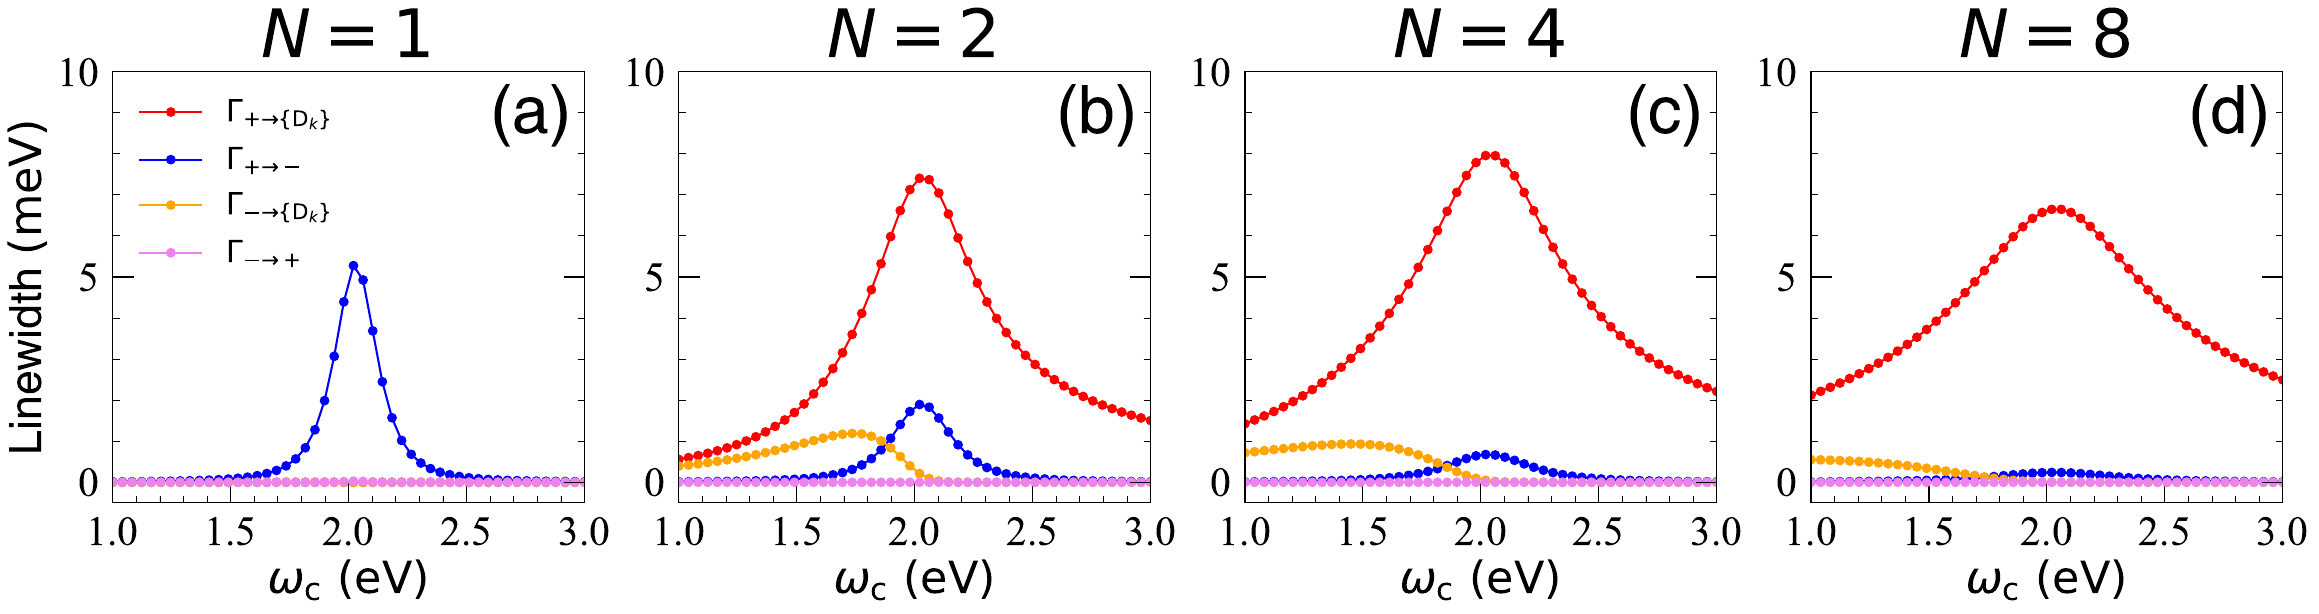

The script that saved this image:
import numpy as np
import matplotlib.pyplot as plt
from matplotlib.pyplot import MultipleLocator, tick_params
fig, ax = plt.subplots()
plt.rcParams['font.family'] = 'DeJavu Serif'
plt.rcParams["font.family"] = "Helvetica"

conv = 27.211397                            # 1 a.u. = 27.211397 eV
fs_to_au = 41.341                           # 1 fs = 41.341 a.u.
cm_to_au = 4.556335e-06                     # 1 cm^-1 = 4.556335e-06 a.u.
au_to_K = 3.1577464e+05                     # 1 au = 3.1577464e+05 K
kcal_to_au = 1.5936e-03                     # 1 kcal/mol = 1.5936e-3 a.u.

def Jomg(w):
    lam = 30 / 1000
    gam = 24.8 / 1000
    return 2 * lam * gam * w / (w**2 + gam**2)

def Bose(w):
    beta = 1052.6 / (27.2114)
    return 1. / (np.exp(beta * w) - 1)

Gammac = 8.83 * 5
Gammac = Gammac / 1000      # convert meV to eV
Gammae = 0.0765
wc = np.linspace(1.0, 3.0, 50)
w0 = 2.0 + 0.03
Delta = wc - w0
gc = 0.0681

# ==============================================================================================
#                                       Global Parameters     
# ==============================================================================================

lw = 3.0
legendsize = 48         # size for legend
font_legend = {'family':'Times New Roman', 'weight': 'roman', 'size': 22}
# axis label size
lsize = 30             
txtsize = 12
# tick length
lmajortick = 15
lminortick = 5
transparency = .4
y1, y2 = - 0.5, 10.0

unitlen = 7
fig = plt.figure(figsize=(4.0 * unitlen, 0.8 * unitlen), dpi = 128)
plt.subplots_adjust(wspace = 0.2)

# ==============================================================================================
#                           Fig s1a 
# ==============================================================================================
plt.subplot(1, 4, 1)

Nmol = 1
Rabi = gc * np.sqrt(Nmol)

# Hopfield coefficients
C_square = 0.5 * (1 + Delta / np.sqrt(Delta**2 + 4 * Rabi**2))
X_square = 0.5 * (1 - Delta / np.sqrt(Delta**2 + 4 * Rabi**2))

# light-matter mixing angle, defined on [0, \pi / 2]
theta = 0.5 * np.arctan(2 * Rabi / Delta)
for i in range(len(theta)):
    if(theta[i] < 0.0):
        theta[i] = (np.pi / 2) - np.abs(theta[i])

deltaE_UP_D = 0.5 * np.sqrt(Delta**2 + 4 * Rabi**2) + 0.5 * Delta
Gamma_UP_D = ((Nmol - 1) / Nmol) * (1 + np.cos(2 * theta)) * Jomg(deltaE_UP_D) * (1 + Bose(deltaE_UP_D))
Gamma_UP_D_Hopfield = (2 * (Nmol - 1) / Nmol) * C_square * Jomg(deltaE_UP_D) * (1 + Bose(deltaE_UP_D))

deltaE_UP_LP = np.sqrt(Delta**2 + 4 * Rabi**2)
Gamma_UP_LP = (1 / (2 * Nmol)) * (np.sin(2 * theta))**2 * Jomg(deltaE_UP_LP) * (1 + Bose(deltaE_UP_LP))
Gamma_UP_LP_Hopfield = (2 / Nmol) * C_square * X_square * Jomg(deltaE_UP_LP) * (1 + Bose(deltaE_UP_LP))

deltaE_LP_D = 0.5 * np.sqrt(Delta**2 + 4 * Rabi**2) + 0.5 * Delta
Gamma_LP_D = ((Nmol - 1) / Nmol) * (1 + np.cos(2 * theta)) * Jomg(deltaE_UP_D) * (Bose(deltaE_UP_D))
Gamma_LP_D_Hopfield = (2 * (Nmol - 1) / Nmol) * C_square * Jomg(deltaE_UP_D) * (Bose(deltaE_UP_D))

deltaE_LP_UP = np.sqrt(Delta**2 + 4 * Rabi**2)
Gamma_LP_UP = (1 / (2 * Nmol)) * (np.sin(2 * theta))**2 * Jomg(deltaE_UP_LP) * (Bose(deltaE_UP_LP))
Gamma_LP_UP_Hopfield = (2 / Nmol) * C_square * X_square * Jomg(deltaE_UP_LP) * (Bose(deltaE_UP_LP))

plt.plot(wc, Gamma_UP_D * 1000, "o-", color = 'red', label = r'$\Gamma_{+\to \{\mathrm{D}_k\}}$')#: Mixing Angle')
# plt.plot(wc, Gamma_UP_D_Hopfield * 1000, "o", color = 'red')#, label = 'UP -> D: Hopfield')

plt.plot(wc, Gamma_UP_LP * 1000, "o-", color = 'blue', label = r'$\Gamma_{+\to -}$')#: Mixing Angle')
# plt.plot(wc, Gamma_UP_LP_Hopfield * 1000, "o", color = 'blue')#, label = 'UP -> LP: Hopfield')

plt.plot(wc, Gamma_LP_D * 1000, "o-", color = 'orange', label = r'$\Gamma_{-\to \{\mathrm{D}_k\}}$') #: Mixing Angle')
# plt.plot(wc, Gamma_LP_D_Hopfield * 1000, "o", color = 'orange')#, label = 'LP -> D: Hopfield')

plt.plot(wc, Gamma_LP_UP * 1000, "o-", color = 'violet', label = r'$\Gamma_{-\to +}$')#: Mixing Angle')
# plt.plot(wc, Gamma_LP_UP_Hopfield * 1000, "o", color = 'violet')#, label = 'LP -> UP: Hopfield')

# ==============================================================================================

# RHS y-axis
ax = plt.gca()
x_major_locator = MultipleLocator(0.5)
x_minor_locator = MultipleLocator(0.1)
y_major_locator = MultipleLocator(5)
y_minor_locator = MultipleLocator(1)
ax.xaxis.set_major_locator(x_major_locator)
ax.xaxis.set_minor_locator(x_minor_locator)
ax.yaxis.set_major_locator(y_major_locator)
ax.yaxis.set_minor_locator(y_minor_locator)
ax.tick_params(which = 'major', length = 15, pad = 10)
ax.tick_params(which = 'minor', length = 5)

x1_label = ax.get_xticklabels()
[x1_label_temp.set_fontname('Times New Roman') for x1_label_temp in x1_label]
y1_label = ax.get_yticklabels()
[y1_label_temp.set_fontname('Times New Roman') for y1_label_temp in y1_label]

plt.tick_params(which = 'both', direction = 'in', labelsize = 30)
plt.xlim(1.0, 3.0)
plt.ylim(y1, y2)

# RHS y-axis
ax2 = ax.twinx()
ax2.yaxis.set_major_locator(y_major_locator)
ax2.yaxis.set_minor_locator(y_minor_locator)
ax2.tick_params(which = 'major', length = 15)
ax2.tick_params(which = 'minor', length = 5)
ax2.axes.yaxis.set_ticklabels([])

plt.tick_params(which = 'both', direction = 'in')
plt.ylim(y1, y2)

ax.set_xlabel(r'$\omega_\mathrm{c}\ (\mathrm{eV})$', size = 32)
ax.set_ylabel(r'Linewidth $(\mathrm{meV})$', size = 32)
ax.legend(loc = 'upper left', frameon = False, prop = font_legend)
ax.set_title(r"$N = 1$", size = 48)
plt.legend(title = '(a)', loc = "upper right", frameon = False, title_fontsize = legendsize)

# ==============================================================================================
#                           Fig s1a 
# ==============================================================================================
plt.subplot(1, 4, 2)

Nmol = 2
Rabi = gc * np.sqrt(Nmol)

# Hopfield coefficients
C_square = 0.5 * (1 + Delta / np.sqrt(Delta**2 + 4 * Rabi**2))
X_square = 0.5 * (1 - Delta / np.sqrt(Delta**2 + 4 * Rabi**2))

# light-matter mixing angle, defined on [0, \pi / 2]
theta = 0.5 * np.arctan(2 * Rabi / Delta)
for i in range(len(theta)):
    if(theta[i] < 0.0):
        theta[i] = (np.pi / 2) - np.abs(theta[i])

deltaE_UP_D = 0.5 * np.sqrt(Delta**2 + 4 * Rabi**2) + 0.5 * Delta
Gamma_UP_D = ((Nmol - 1) / Nmol) * (1 + np.cos(2 * theta)) * Jomg(deltaE_UP_D) * (1 + Bose(deltaE_UP_D))
Gamma_UP_D_Hopfield = (2 * (Nmol - 1) / Nmol) * C_square * Jomg(deltaE_UP_D) * (1 + Bose(deltaE_UP_D))

deltaE_UP_LP = np.sqrt(Delta**2 + 4 * Rabi**2)
Gamma_UP_LP = (1 / (2 * Nmol)) * (np.sin(2 * theta))**2 * Jomg(deltaE_UP_LP) * (1 + Bose(deltaE_UP_LP))
Gamma_UP_LP_Hopfield = (2 / Nmol) * C_square * X_square * Jomg(deltaE_UP_LP) * (1 + Bose(deltaE_UP_LP))

deltaE_LP_D = 0.5 * np.sqrt(Delta**2 + 4 * Rabi**2) + 0.5 * Delta
Gamma_LP_D = ((Nmol - 1) / Nmol) * (1 + np.cos(2 * theta)) * Jomg(deltaE_UP_D) * (Bose(deltaE_UP_D))
Gamma_LP_D_Hopfield = (2 * (Nmol - 1) / Nmol) * C_square * Jomg(deltaE_UP_D) * (Bose(deltaE_UP_D))

deltaE_LP_UP = np.sqrt(Delta**2 + 4 * Rabi**2)
Gamma_LP_UP = (1 / (2 * Nmol)) * (np.sin(2 * theta))**2 * Jomg(deltaE_UP_LP) * (Bose(deltaE_UP_LP))
Gamma_LP_UP_Hopfield = (2 / Nmol) * C_square * X_square * Jomg(deltaE_UP_LP) * (Bose(deltaE_UP_LP))

plt.plot(wc, Gamma_UP_D * 1000, "-", color = 'red', label = 'UP -> D')#: Mixing Angle')
plt.plot(wc, Gamma_UP_D_Hopfield * 1000, "o", color = 'red')#, label = 'UP -> D: Hopfield')

plt.plot(wc, Gamma_UP_LP * 1000, "-", color = 'blue', label = 'UP -> LP')#: Mixing Angle')
plt.plot(wc, Gamma_UP_LP_Hopfield * 1000, "o", color = 'blue')#, label = 'UP -> LP: Hopfield')

plt.plot(wc, Gamma_LP_D * 1000, "-", color = 'orange', label = 'LP -> D') #: Mixing Angle')
plt.plot(wc, Gamma_LP_D_Hopfield * 1000, "o", color = 'orange')#, label = 'LP -> D: Hopfield')

plt.plot(wc, Gamma_LP_UP * 1000, "-", color = 'violet', label = 'LP -> UP')#: Mixing Angle')
plt.plot(wc, Gamma_LP_UP_Hopfield * 1000, "o", color = 'violet')#, label = 'LP -> UP: Hopfield')

# ==============================================================================================

# RHS y-axis
ax = plt.gca()
ax.xaxis.set_major_locator(x_major_locator)
ax.xaxis.set_minor_locator(x_minor_locator)
ax.yaxis.set_major_locator(y_major_locator)
ax.yaxis.set_minor_locator(y_minor_locator)
ax.tick_params(which = 'major', length = 15, pad = 10)
ax.tick_params(which = 'minor', length = 5)

x1_label = ax.get_xticklabels()
[x1_label_temp.set_fontname('Times New Roman') for x1_label_temp in x1_label]
y1_label = ax.get_yticklabels()
[y1_label_temp.set_fontname('Times New Roman') for y1_label_temp in y1_label]

plt.tick_params(which = 'both', direction = 'in', labelsize = 30)
plt.xlim(1.0, 3.0)
plt.ylim(y1, y2)

# RHS y-axis
ax2 = ax.twinx()
ax2.yaxis.set_major_locator(y_major_locator)
ax2.yaxis.set_minor_locator(y_minor_locator)
ax2.tick_params(which = 'major', length = 15)
ax2.tick_params(which = 'minor', length = 5)
ax2.axes.yaxis.set_ticklabels([])

plt.tick_params(which = 'both', direction = 'in')
plt.ylim(y1, y2)

ax.set_xlabel(r'$\omega_\mathrm{c}\ (\mathrm{eV})$', size = 32)
# ax.set_ylabel(r'Linewidth $(\mathrm{meV})$', size = 32)
# ax.legend(loc = 'upper left', frameon = False, prop = font_legend)
ax.set_title(r"$N = 2$", size = 48)
plt.legend(title = '(b)', loc = "upper right", frameon = False, title_fontsize = legendsize)

# ==============================================================================================
#                           Fig s1a 
# ==============================================================================================
plt.subplot(1, 4, 3)

Nmol = 4
Rabi = gc * np.sqrt(Nmol)

# Hopfield coefficients
C_square = 0.5 * (1 + Delta / np.sqrt(Delta**2 + 4 * Rabi**2))
X_square = 0.5 * (1 - Delta / np.sqrt(Delta**2 + 4 * Rabi**2))

# light-matter mixing angle, defined on [0, \pi / 2]
theta = 0.5 * np.arctan(2 * Rabi / Delta)
for i in range(len(theta)):
    if(theta[i] < 0.0):
        theta[i] = (np.pi / 2) - np.abs(theta[i])

deltaE_UP_D = 0.5 * np.sqrt(Delta**2 + 4 * Rabi**2) + 0.5 * Delta
Gamma_UP_D = ((Nmol - 1) / Nmol) * (1 + np.cos(2 * theta)) * Jomg(deltaE_UP_D) * (1 + Bose(deltaE_UP_D))
Gamma_UP_D_Hopfield = (2 * (Nmol - 1) / Nmol) * C_square * Jomg(deltaE_UP_D) * (1 + Bose(deltaE_UP_D))

deltaE_UP_LP = np.sqrt(Delta**2 + 4 * Rabi**2)
Gamma_UP_LP = (1 / (2 * Nmol)) * (np.sin(2 * theta))**2 * Jomg(deltaE_UP_LP) * (1 + Bose(deltaE_UP_LP))
Gamma_UP_LP_Hopfield = (2 / Nmol) * C_square * X_square * Jomg(deltaE_UP_LP) * (1 + Bose(deltaE_UP_LP))

deltaE_LP_D = 0.5 * np.sqrt(Delta**2 + 4 * Rabi**2) + 0.5 * Delta
Gamma_LP_D = ((Nmol - 1) / Nmol) * (1 + np.cos(2 * theta)) * Jomg(deltaE_UP_D) * (Bose(deltaE_UP_D))
Gamma_LP_D_Hopfield = (2 * (Nmol - 1) / Nmol) * C_square * Jomg(deltaE_UP_D) * (Bose(deltaE_UP_D))

deltaE_LP_UP = np.sqrt(Delta**2 + 4 * Rabi**2)
Gamma_LP_UP = (1 / (2 * Nmol)) * (np.sin(2 * theta))**2 * Jomg(deltaE_UP_LP) * (Bose(deltaE_UP_LP))
Gamma_LP_UP_Hopfield = (2 / Nmol) * C_square * X_square * Jomg(deltaE_UP_LP) * (Bose(deltaE_UP_LP))

plt.plot(wc, Gamma_UP_D * 1000, "-", color = 'red', label = 'UP -> D')#: Mixing Angle')
plt.plot(wc, Gamma_UP_D_Hopfield * 1000, "o", color = 'red')#, label = 'UP -> D: Hopfield')

plt.plot(wc, Gamma_UP_LP * 1000, "-", color = 'blue', label = 'UP -> LP')#: Mixing Angle')
plt.plot(wc, Gamma_UP_LP_Hopfield * 1000, "o", color = 'blue')#, label = 'UP -> LP: Hopfield')

plt.plot(wc, Gamma_LP_D * 1000, "-", color = 'orange', label = 'LP -> D') #: Mixing Angle')
plt.plot(wc, Gamma_LP_D_Hopfield * 1000, "o", color = 'orange')#, label = 'LP -> D: Hopfield')

plt.plot(wc, Gamma_LP_UP * 1000, "-", color = 'violet', label = 'LP -> UP')#: Mixing Angle')
plt.plot(wc, Gamma_LP_UP_Hopfield * 1000, "o", color = 'violet')#, label = 'LP -> UP: Hopfield')

# ==============================================================================================

# RHS y-axis
ax = plt.gca()
ax.xaxis.set_major_locator(x_major_locator)
ax.xaxis.set_minor_locator(x_minor_locator)
ax.yaxis.set_major_locator(y_major_locator)
ax.yaxis.set_minor_locator(y_minor_locator)
ax.tick_params(which = 'major', length = 15, pad = 10)
ax.tick_params(which = 'minor', length = 5)

x1_label = ax.get_xticklabels()
[x1_label_temp.set_fontname('Times New Roman') for x1_label_temp in x1_label]
y1_label = ax.get_yticklabels()
[y1_label_temp.set_fontname('Times New Roman') for y1_label_temp in y1_label]

plt.tick_params(which = 'both', direction = 'in', labelsize = 30)
plt.xlim(1.0, 3.0)
plt.ylim(y1, y2)

# RHS y-axis
ax2 = ax.twinx()
ax2.yaxis.set_major_locator(y_major_locator)
ax2.yaxis.set_minor_locator(y_minor_locator)
ax2.tick_params(which = 'major', length = 15)
ax2.tick_params(which = 'minor', length = 5)
ax2.axes.yaxis.set_ticklabels([])

plt.tick_params(which = 'both', direction = 'in')
plt.ylim(y1, y2)

ax.set_xlabel(r'$\omega_\mathrm{c}\ (\mathrm{eV})$', size = 32)
# ax.set_ylabel(r'Linewidth $(\mathrm{meV})$', size = 32)
# ax.legend(loc = 'upper left', frameon = False, prop = font_legend)
ax.set_title(r"$N = 4$", size = 48)
plt.legend(title = '(c)', loc = "upper right", frameon = False, title_fontsize = legendsize)

# ==============================================================================================
#                           Fig s1a 
# ==============================================================================================
plt.subplot(1, 4, 4)

Nmol = 8
Rabi = gc * np.sqrt(Nmol)

# Hopfield coefficients
C_square = 0.5 * (1 + Delta / np.sqrt(Delta**2 + 4 * Rabi**2))
X_square = 0.5 * (1 - Delta / np.sqrt(Delta**2 + 4 * Rabi**2))

# light-matter mixing angle, defined on [0, \pi / 2]
theta = 0.5 * np.arctan(2 * Rabi / Delta)
for i in range(len(theta)):
    if(theta[i] < 0.0):
        theta[i] = (np.pi / 2) - np.abs(theta[i])

deltaE_UP_D = 0.5 * np.sqrt(Delta**2 + 4 * Rabi**2) + 0.5 * Delta
Gamma_UP_D = ((Nmol - 1) / Nmol) * (1 + np.cos(2 * theta)) * Jomg(deltaE_UP_D) * (1 + Bose(deltaE_UP_D))
Gamma_UP_D_Hopfield = (2 * (Nmol - 1) / Nmol) * C_square * Jomg(deltaE_UP_D) * (1 + Bose(deltaE_UP_D))

deltaE_UP_LP = np.sqrt(Delta**2 + 4 * Rabi**2)
Gamma_UP_LP = (1 / (2 * Nmol)) * (np.sin(2 * theta))**2 * Jomg(deltaE_UP_LP) * (1 + Bose(deltaE_UP_LP))
Gamma_UP_LP_Hopfield = (2 / Nmol) * C_square * X_square * Jomg(deltaE_UP_LP) * (1 + Bose(deltaE_UP_LP))

deltaE_LP_D = 0.5 * np.sqrt(Delta**2 + 4 * Rabi**2) + 0.5 * Delta
Gamma_LP_D = ((Nmol - 1) / Nmol) * (1 + np.cos(2 * theta)) * Jomg(deltaE_UP_D) * (Bose(deltaE_UP_D))
Gamma_LP_D_Hopfield = (2 * (Nmol - 1) / Nmol) * C_square * Jomg(deltaE_UP_D) * (Bose(deltaE_UP_D))

deltaE_LP_UP = np.sqrt(Delta**2 + 4 * Rabi**2)
Gamma_LP_UP = (1 / (2 * Nmol)) * (np.sin(2 * theta))**2 * Jomg(deltaE_UP_LP) * (Bose(deltaE_UP_LP))
Gamma_LP_UP_Hopfield = (2 / Nmol) * C_square * X_square * Jomg(deltaE_UP_LP) * (Bose(deltaE_UP_LP))

plt.plot(wc, Gamma_UP_D * 1000, "-", color = 'red', label = 'UP -> D')#: Mixing Angle')
plt.plot(wc, Gamma_UP_D_Hopfield * 1000, "o", color = 'red')#, label = 'UP -> D: Hopfield')

plt.plot(wc, Gamma_UP_LP * 1000, "-", color = 'blue', label = 'UP -> LP')#: Mixing Angle')
plt.plot(wc, Gamma_UP_LP_Hopfield * 1000, "o", color = 'blue')#, label = 'UP -> LP: Hopfield')

plt.plot(wc, Gamma_LP_D * 1000, "-", color = 'orange', label = 'LP -> D') #: Mixing Angle')
plt.plot(wc, Gamma_LP_D_Hopfield * 1000, "o", color = 'orange')#, label = 'LP -> D: Hopfield')

plt.plot(wc, Gamma_LP_UP * 1000, "-", color = 'violet', label = 'LP -> UP')#: Mixing Angle')
plt.plot(wc, Gamma_LP_UP_Hopfield * 1000, "o", color = 'violet')#, label = 'LP -> UP: Hopfield')

# ==============================================================================================

# RHS y-axis
ax = plt.gca()
ax.xaxis.set_major_locator(x_major_locator)
ax.xaxis.set_minor_locator(x_minor_locator)
ax.yaxis.set_major_locator(y_major_locator)
ax.yaxis.set_minor_locator(y_minor_locator)
ax.tick_params(which = 'major', length = 15, pad = 10)
ax.tick_params(which = 'minor', length = 5)

x1_label = ax.get_xticklabels()
[x1_label_temp.set_fontname('Times New Roman') for x1_label_temp in x1_label]
y1_label = ax.get_yticklabels()
[y1_label_temp.set_fontname('Times New Roman') for y1_label_temp in y1_label]

plt.tick_params(which = 'both', direction = 'in', labelsize = 30)
plt.xlim(1.0, 3.0)
plt.ylim(y1, y2)

# RHS y-axis
ax2 = ax.twinx()
ax2.yaxis.set_major_locator(y_major_locator)
ax2.yaxis.set_minor_locator(y_minor_locator)
ax2.tick_params(which = 'major', length = 15)
ax2.tick_params(which = 'minor', length = 5)
ax2.axes.yaxis.set_ticklabels([])

plt.tick_params(which = 'both', direction = 'in')
plt.ylim(y1, y2)

ax.set_xlabel(r'$\omega_\mathrm{c}\ (\mathrm{eV})$', size = 32)
# ax.set_ylabel(r'Linewidth $(\mathrm{meV})$', size = 32)
# ax.legend(loc = 'upper left', frameon = False, prop = font_legend)
ax.set_title(r"$N = 8$", size = 48)
plt.legend(title = '(d)', loc = "upper right", frameon = False, title_fontsize = legendsize)


plt.savefig("Fig_S1.pdf", bbox_inches='tight')